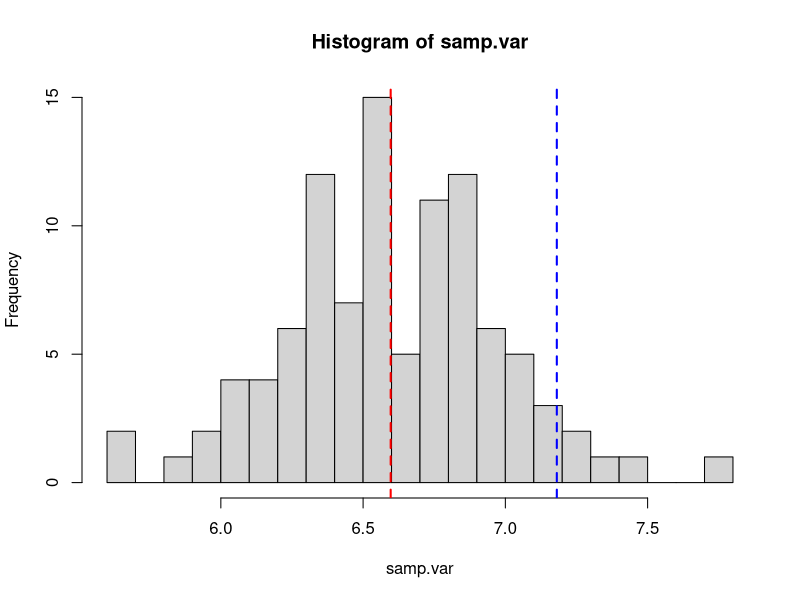
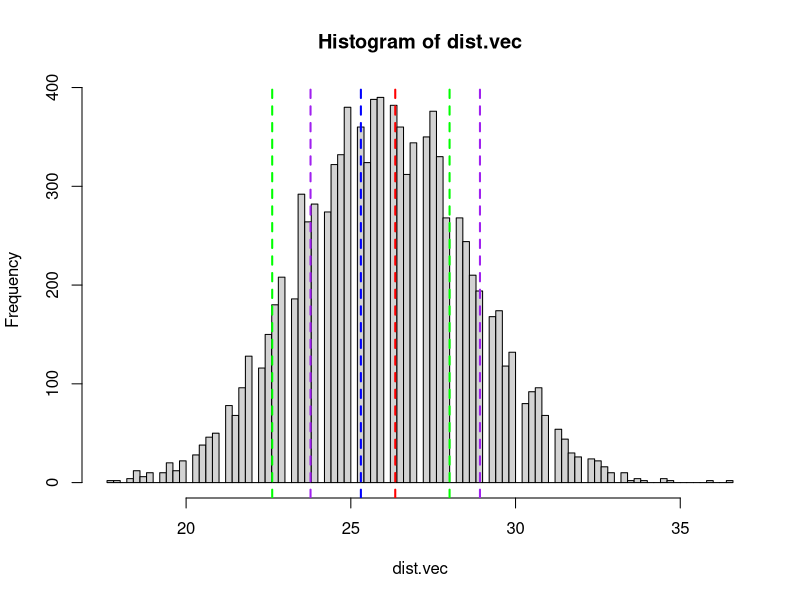
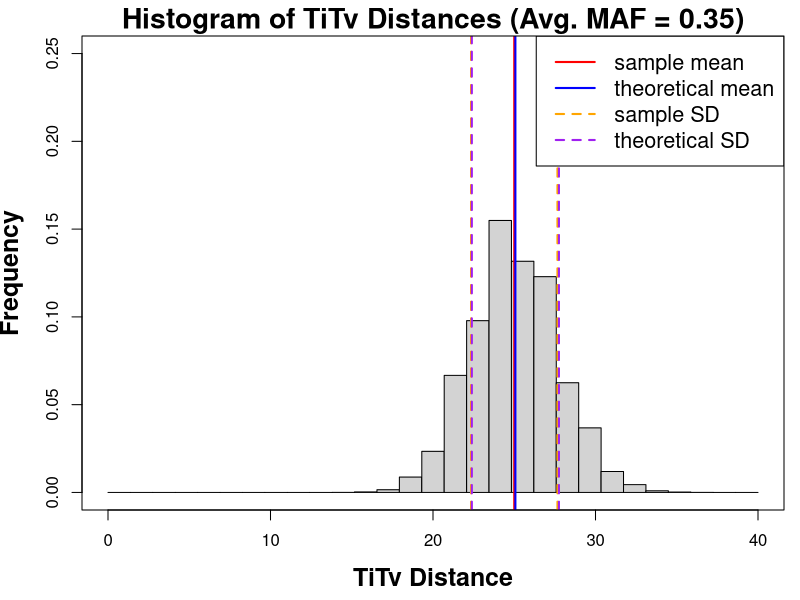
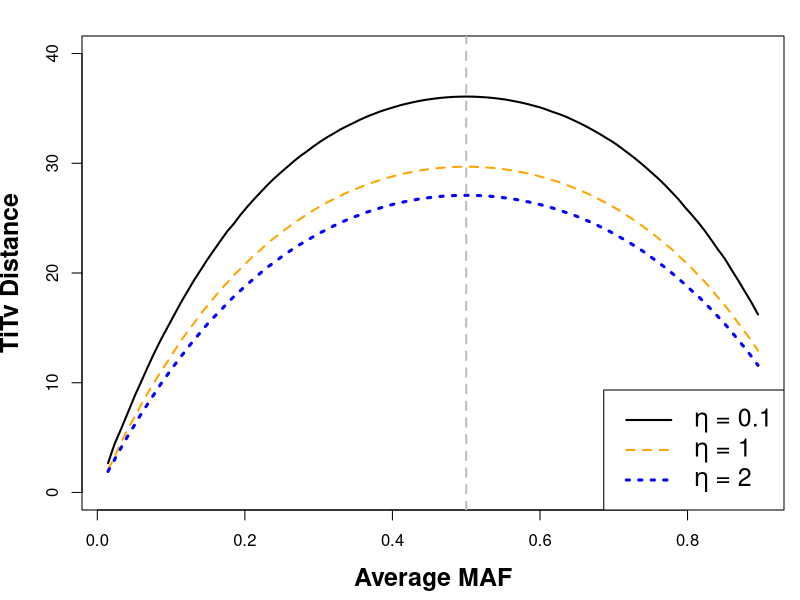

Write R code to recreate these figures, in order.
# TiTv Distances

PuPy_probs_func <- function(g0){
  g1a <- NA
  g2a <- NA
  g1b <- NA
  g2b <- NA
  
  while(is.na(g1a) || is.na(g1b) || is.na(g2a) || is.na(g2b)){
  if(g0 <= 0 || g0 >= 1) stop("Please enter a probability in (0,1).")
  
  probs <- list(5)
  g2a <- suppressWarnings((6*(1 - g0) + sqrt(36*((1 - g0)^2) - 24*(6*g0^2 - 6*g0 + 1)))/12)
  g2b <- suppressWarnings((6*(1 - g0) - sqrt(36*((1 - g0)^2) - 24*(6*g0^2 - 6*g0 + 1)))/12)
  g1a <- 1 - g2a - g0
  g1b <- 1 - g2b - g0
  
  checka <- g0 + g1a + g2a
  checkb <- g0 + g1b + g2b
  
  #if(abs(checka-1) > 0.0001) stop(paste("Sum of probabilities is ",checka,". The sum should be 1 dummy!"))
  #if(abs(checkb-1) > 0.0001) stop(paste("Sum of probabilities is ",checkb,". The sum should be 1 dummy!"))
  
  if(g1a < 0 || is.na(g1a < 0)){
    g1a <- NA
  }
  
  if(g2a < 0 || is.na(g2a < 0)){
    g2a <- NA
  }
  
  if(g1b < 0 || is.na(g1b < 0)){
    g1b <- NA
  }
  
  if(g2b < 0 || is.na(g2b < 0)){
    g2b <- NA
  }
  
  if(is.na(g1a) || is.na(g1b) || is.na(g2a) || is.na(g2b)){
     g0 <- runif(1)
  }
  
  }
  
  probs <- list(g0,g1a,g1b,g2a,g2b)
  names(probs) <- c("g0","g1a","g1b","g2a","g2b")
  probs
}

partial_sum_func <- function(M,b){
      part.sum <- sum(M[1:(b-1)])
      return(part.sum)
}

#set.seed(2)
samp.var <- numeric()
theo.var1 <- numeric()
theo.var2 <- numeric()
theo.var3 <- numeric()
theo.mean <- numeric()
theo.mean2 <- numeric()
theo.mean3 <- numeric()
samp.mean <- numeric()
samp.m2 <- numeric()
theo.m2 <- numeric()
long.dist.vec <- NULL
#probs <- runif(p,0.1,0.9)
g1 <- 1/3
g0 <- runif(1,min=0.0001,max=(2/3 - 0.0001))
g2 <- 2/3 - g0
#g0 <- g1 <- g2 <- 1/3;
for(myiter in 1:100){
  print(myiter)
prob0 <- runif(1)
myprobs <- PuPy_probs_func(prob0)
#g0 <- myprobs$g0
#g0
#g1 <- myprobs$g1a
#g1
#g2 <- myprobs$g2a

my.eta <- 2
g1 <- 1/(my.eta+1)
g0 <- runif(1,min=0.01,max=(my.eta/(my.eta+1) - 0.01))
g2 <- my.eta/(my.eta + 1) - g0
#g2
#g0+g1+g2
#2*(g0*g1 + g1*g2 + g0*g2)

m <- 100
p <- 100

PuPy.samp <- sample(c(3,4,5),size=p,prob=c(g0,g1,g2),replace=T)
table(PuPy.samp)/sum(table(PuPy.samp))

data.mat <- matrix(rep(0,length=m*p),nrow=p,ncol=m)
#probs <- runif(m*p,0.1,0.9)
bounds <- runif(2,min=0.001,max=0.99)
my.min <- bounds[which.min(bounds)]
my.max <- bounds[which.max(bounds)]
probs <- runif(p,0.3,0.4)
#data.mat <- matrix(as.double(rbinom(m*p,2,probs)),p,m)
data.mat <- matrix(rep(0,length=m*p),nrow=p,ncol=m)
for(i in 1:m){
  #probs <- runif(p,0.001,0.5)
  samp <- matrix(as.double(rbinom(p,2,probs)),nrow=p,ncol=1)
  data.mat[,i] <- samp
}

w0 <- mean((1-probs)^2)
w1 <- 2*mean(probs*(1-probs))
w2 <- mean(probs^2)

diff.mat <- matrix(rep(0,length=4*(m*(m-1)/2)),nrow=(m*(m-1)/2),ncol=5)
iter <- 1
d.mat <- matrix(rep(0,length=m*m),nrow=m,ncol=m)
for(i in 1:m){
  #print(i)
  for(j in i:m){
    diff <- abs(data.mat[,i]-data.mat[,j])
    diff.TiTv <- diff
    for(k in 1:p){
      
      if(diff[k]==1){
         if(PuPy.samp[k]==3){
            diff.TiTv[k] <- 0.25
         }else if(PuPy.samp[k]==5){
            diff.TiTv[k] <- 0.25
         }else{
            diff.TiTv[k] <- 0.5
         }
      }else if(diff[k]==2){
         if(PuPy.samp[k]==3){
            diff.TiTv[k] <- 0.75
         }else if(PuPy.samp[k]==5){
            diff.TiTv[k] <- 0.75
         }else{
            diff.TiTv[k] <- 1
         }
      }
    }
    d.mat[i,j] <- sum(diff.TiTv)
    #idx0 <- which(diff.TiTv==0)
    #idx.25 <- which(diff.TiTv==0.25)
    #idx.5 <- which(diff.TiTv==0.5)
    #idx.75 <- which(diff.TiTv==0.75)
    #idx.1 <- which(diff.TiTv==1)
    #if(length(idx0)!=p){
    #  diff.mat[iter,] <- matrix(c((length(idx0)/p),(length(idx.25)/p),(length(idx.5)/p),(length(idx.75)/p),(length(idx.1)/p)),nrow=1,ncol=5)
    #  iter <- iter + 1
    #}
  }
}
tmp <- d.mat + t(d.mat)
long.dist.vec <- c(long.dist.vec,tmp[upper.tri(tmp)])
dist.vec <- c(t(tmp))
idx <- which(dist.vec==0)
dist.vec <- dist.vec[-idx]
#hist(dist.vec,breaks=100,freq=F)  

E.diff0 <- mean((1 - probs)^4 + 4*(probs^2)*((1 - probs)^2) + probs^4)
#E.diff0
E.diff.25 <- 4*(g0 + g2)*mean(probs*(1 - probs)^3 + (1 - probs)*probs^3)
#E.diff.25
E.diff.5 <- 4*g1*mean(probs*(1 - probs)^3 + (1 - probs)*probs^3)
#E.diff.5
E.diff.75 <- 2*(g0 + g2)*mean(((1 - probs)^2)*(probs^2))
#E.diff.75
E.diff1 <- 2*g1*mean(((1 - probs)^2)*(probs^2))
#E.diff1

#print(colMeans(diff.mat))
#print(c(E.diff0,E.diff.25,E.diff.5,E.diff.75,E.diff1))

E.Dij <- (0*E.diff0 + 0.25*E.diff.25 + 0.5*E.diff.5 + 0.75*E.diff.75 + 1*E.diff1)*p
exp.mean <- (g0 + g2 + 2*g1)*sum(probs*(1 - probs)^3 + (1 - probs)*probs^3) + (1.5*(g0 + g2) + 2*g1)*sum(((1 - probs)^2)*(probs^2))
exp.mean
E.Dij
mean(dist.vec)

######################################################
w.v <- 2*(g0*g1 + g1*g2 + g0*g2)
w.i <- 1 - 2*w.v
F.a <- ((1 - probs)^3)*probs + (probs^3)*(1 - probs)
G.a <- ((1 - probs)^2)*(probs^2)

new.mean <- (w.i+2*w.v)*sum(F.a) + (1.5*w.i + 2*w.v)*sum(G.a)

new.mean2 <- (g0+g2+2*g1)*sum(F.a) + (1.5*(g0 + g2) + 2*g1)*sum(G.a)

######################################################

E.D2.1 <- (0.25*(g0+g2)+g1)*sum(((1-probs)^3)*probs+(probs^3)*(1-probs)) + ((9/8)*(g0+g2)+2*g1)*sum(((1-probs)^2)*(probs^2))

v <- (g0+g2+2*g1)*(((1-probs)^3)*probs+(probs^3)*(1-probs)) + ((3/2)*(g0+g2)+2*g1)*((1-probs)^2)*((probs)^2)
v1 <- (g0+g2+2*g1)*(((1-probs[-1])^3)*probs[-1]+(probs[-1]^3)*(1-probs[-1])) + ((3/2)*(g0+g2)+2*g1)*((1-probs[-1])^2)*((probs[-1])^2)
v2 <- numeric()
for(k in 2:p){
    v2[(k-1)] <- partial_sum_func(v,k)
}

E.D2.2 <- c(2*matrix(v1,nrow=1,ncol=length(v1)) %*% matrix(v2,nrow=length(v2),ncol=1))
E.D2.2
#E.D2.2 <- 0
#for(k in 2:p){
    #print(k)
#    factor1 <- (g0+g2+2*g1)*(((1-probs[k])^3)*probs[k]+(probs[k]^3)*(1-probs[k])) + ((3/2)*(g0+g2)+2*g1)*((1-probs[k])^2)*((probs[k])^2)
#    for(j in 1:(k-1)){
#      factor2 <- (g0+g2+2*g1)*(((1-probs[j])^3)*probs[j]+(probs[j]^3)*(1-probs[j])) + ((3/2)*(g0+g2)+2*g1)*((1-probs[j])^2)*((probs[j])^2)
#      E.D2.2 <- E.D2.2 + 2*factor1*factor2
#    }
#}
E.Dsqij.new <- E.D2.1 + E.D2.2
E.Dsqij.new

E.Dsqij <- (0*E.diff0 + (1/16)*E.diff.25 + 0.25*E.diff.5 + (9/16)*E.diff.75 + 1*E.diff1)*p + (p^2 - p)*(0*E.diff0 + 0.25*E.diff.25 + 0.5*E.diff.5 + 0.75*E.diff.75 + 1*E.diff1)^2

Var.Dij <- E.Dsqij - (E.Dij)^2
Var.Dij
Var.Dij.new <- E.Dsqij.new - (E.Dij)^2
Var.Dij.new
var(dist.vec)

exp.var <- (0.25*(g0 + g2) + g1)*sum(probs*(1-probs)^3 + (1-probs)*probs^3) + ((9/8)*(g0 + g2) + 2*g1)*sum(((1-probs)^2)*(probs^2)) - (1/p)*(((g0 + g2 + 2*g1)*sum(probs*(1-probs)^3 + (1-probs)*probs^3) + (1.5*(g0 + g2) + 2*g1)*sum(((1-probs)^2)*(probs^2)))^2)
exp.var

new.var <- mean((0.25*(g0 + g2) + g1)*(probs*((1-probs)^3) + (1-probs)*(probs^3)) + ((9/8)*(g0 + g2) + 2*g1)*((1-probs)^2)*(probs^2)) - mean(((g0 + g2+ 2*g1)^2)*((probs*((1-probs)^3) + (1-probs)*(probs^3))^2) - 2*(g0 + g2 + 2*g1)*(1.5*(g0 + g2) + 2*g1)*(probs*((1-probs)^3) + (1-probs)*(probs^3))*((1-probs)^2)*(probs^2) - ((1.5*(g0 + g2) + 2*g1)^2)*((1-probs)^4)*(probs^4))
new.var2 <- (0.25*(g0+g2)+g1)*sum(F.a)+((9/8)*(g0+g2)+2*g1)*sum(G.a)-sum(((g0+g2+2*g1)*F.a+(1.5*(g0+g2)+2*g1)*G.a)^2)

theo.var1[myiter] <- Var.Dij.new
theo.var2[myiter] <- new.var
theo.var3[myiter] <- new.var2
samp.var[myiter] <- var(dist.vec)
theo.mean[myiter] <- E.Dij
theo.mean2[myiter] <- new.mean
theo.mean3[myiter] <- new.mean2
samp.mean[myiter] <- mean(dist.vec)

samp.m2[myiter] <- mean(dist.vec^2)
theo.m2[myiter] <- p*sum((0.25*(g0 + g2) + g1)*(probs*((1-probs)^3) + (1-probs)*(probs^3)) + ((9/8)*(g0 + g2) + 2*g1)*((1-probs)^2)*(probs^2))

}
mean(theo.var1)
#mean(theo.var2)
mean(samp.var)

mean(samp.mean)
mean(theo.mean)

hist(samp.var,breaks=30)
abline(v=mean(samp.var),lwd=2,lty=2,col='red')
abline(v=mean(theo.var1),lwd=2,lty=2,col='blue')

my.iter <- 2
hist(dist.vec,breaks=100)
abline(v=samp.mean[my.iter],lty=2,col='red',lwd=2)
abline(v=theo.mean3[my.iter],lty=2,col='blue',lwd=2)
abline(v=theo.mean3[my.iter]+sqrt(theo.var3[my.iter]),lty=2,col='green',lwd=2)
abline(v=theo.mean3[my.iter]-sqrt(theo.var3[my.iter]),lty=2,col='green',lwd=2)
abline(v=samp.mean[my.iter]+sqrt(samp.var[my.iter]),lty=2,col='purple',lwd=2)
abline(v=samp.mean[my.iter]-sqrt(samp.var[my.iter]),lty=2,col='purple',lwd=2)


######
my.breaks <- seq(0,40,length.out=30)
setwd("C:/Users/bdawk/Documents/KNN_project_output/paper_figs")
pdf("TiTv_distance_histogram_maf4.pdf",height=7,width=7)
par(mfrow=c(1,1),mar=c(4.5,4.1,1.8,0.8))
hist(long.dist.vec,breaks=my.breaks,main="Histogram of TiTv Distances (Avg. MAF = 0.35)",ylab="Frequency",xlab="TiTv Distance",font.lab=2,
     cex.lab=1.5,cex.main=1.7,ylim=c(0,0.25),freq=F)
abline(v=mean(long.dist.vec),lty=1,col='red',lwd=2)
abline(v=mean(theo.mean3),lty=1,col='blue',lwd=2)

abline(v=mean(long.dist.vec)+sd(long.dist.vec),lty=2,col='orange',lwd=2)
abline(v=mean(long.dist.vec)-sd(long.dist.vec),lty=2,col='orange',lwd=2)

abline(v=mean(theo.mean3)+sqrt(mean(theo.var3)),lty=2,col='purple',lwd=2)
abline(v=mean(theo.mean3)-sqrt(mean(theo.var3)),lty=2,col='purple',lwd=2)
legend("topright",c("sample mean","theoretical mean","sample SD","theoretical SD"),
       lty=c(1,1,2,2),col=c('red','blue','orange','purple'),lwd=2,bg='white',cex=1.3)
box()
dev.off()

#############################################################################################



p <- 100
etas <- c(0.1,1,2)
means.list <- list()
sds.list <- list()
mafs.list <- list()

for(out.iter in 1:length(etas)){
  my.iterates <- seq(0.01,0.9,length.out=100)
  my.eta <- etas[out.iter]
  g1 <- 1/(my.eta+1)
  g0 <- runif(1,min=0.01,max=(my.eta/(my.eta+1) - 0.01))
  g2 <- my.eta/(my.eta + 1) - g0

  my.means <- numeric()
  my.sds <- numeric()
  my.mafs <- numeric()
  for(iter in c(1:(length(my.iterates)-1))){
  
    my.idx <- c(iter,iter+1)
  
    my.mafs[iter] <- mean(c(my.iterates[my.idx[1]],my.iterates[my.idx[2]]))
  
    probs <- runif(p,my.iterates[my.idx[1]],my.iterates[my.idx[2]])

    w.v <- 2*(g0*g1 + g1*g2 + g0*g2)
    w.i <- 1 - 2*w.v
    F.a <- ((1 - probs)^3)*probs + (probs^3)*(1 - probs)
    G.a <- ((1 - probs)^2)*(probs^2)

    my.means[iter] <- (g0+g2+2*g1)*sum(F.a) + (1.5*(g0 + g2) + 2*g1)*sum(G.a)
    my.sds[iter] <- sqrt((0.25*(g0+g2)+g1)*sum(F.a)+((9/8)*(g0+g2)+2*g1)*sum(G.a)-sum(((g0+g2+2*g1)*F.a+(1.5*(g0+g2)+2*g1)*G.a)^2))
  
  }
  means.list[[out.iter]] <- my.means
  sds.list[[out.iter]] <- my.sds
  mafs.list[[out.iter]] <- my.mafs
}

setwd("C:/Users/bdawk/Documents/KNN_project_output/paper_figs")
pdf("predicted_TiTv_distance-vs-Average_maf.pdf",height=7,width=7)
par(mfrow=c(1,1),mar=c(4.5,4.1,1.8,0.8))
plot(mafs.list[[1]],means.list[[1]],type='l',main="",
     xlab="Average MAF",ylab="TiTv Distance",font.lab=2,cex.lab=1.5,cex.main=1.7,lwd=2,ylim=c(0,40))
lines(mafs.list[[2]],means.list[[2]],type='l',col='orange',lwd=2,lty=2)
lines(mafs.list[[3]],means.list[[3]],type='l',col='blue',lwd=3,lty=3)
abline(v=0.5,lty=2,lwd=2,col='gray')
ex1 <- expression(paste(eta," = ",0.1,sep=""))
ex2 <- expression(paste(eta," = ",1,sep=""))
ex3 <- expression(paste(eta," = ",2,sep=""))
#text(x=0.56,y=39,labels=c("Max Distance"),font=2,cex=1.2)
#text(x=0.56,y=37.5,labels=c(expression(paste(f[a]," = 0.5",sep=""))),font=2,cex=1.2)
legend("bottomright",c(ex1,ex2,ex3),lty=c(1,2,3),lwd=c(2,2,3),col=c('black','orange','blue'),bg='white',cex=1.5)
dev.off()
#lines(my.mafs,my.means,type='l',col=4,lwd=2,lty=4)
#lines(my.mafs,my.means,type='l',col=5,lwd=2,lty=5)
#lines(my.mafs,my.means,type='l',col=6,lwd=2,lty=6)
#lines(my.mafs,my.means,type='l',col=7,lwd=2,lty=7)
#lines(my.mafs,my.means,type='l',col=8,lwd=2,lty=8)
#lines(my.mafs,(my.means + my.sds),type='l',col='red',lwd=2)
#lines(my.mafs,(my.means - my.sds),type='l',col='red',lwd=2)
